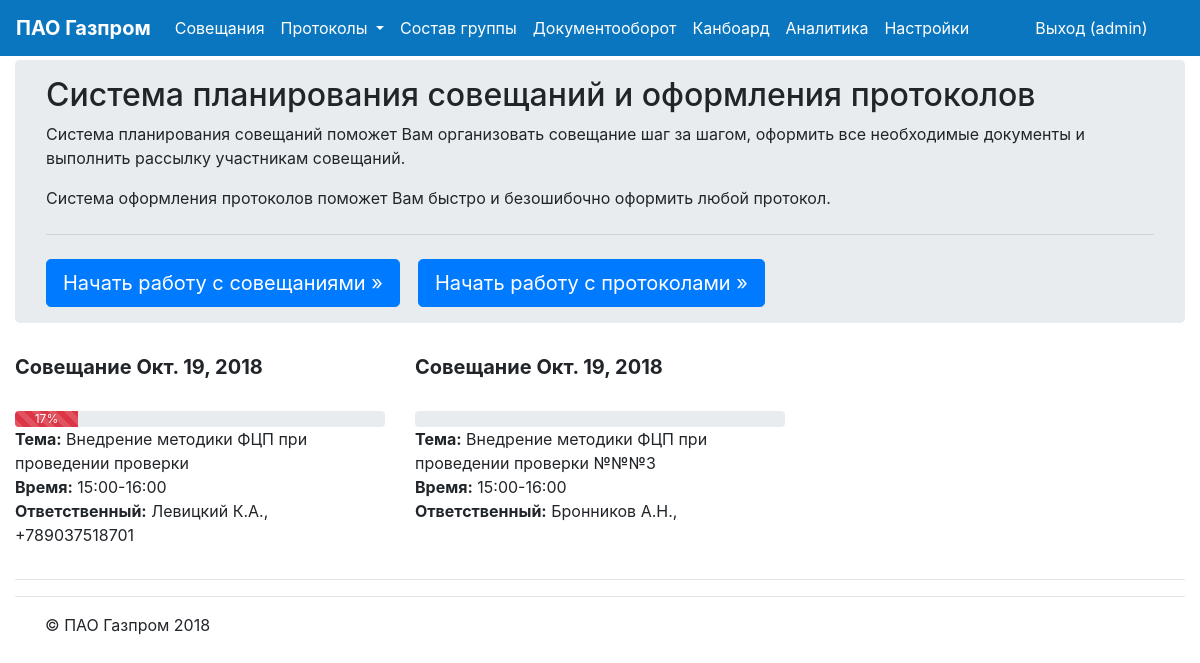
The app's page / (signed in) with its own data.
### meetings/models.py (models this page shows, shortened)
class Meeting(models.Model):
    meet_type = models.CharField(max_length=1, choices=MEETING_TYPE_CHOICES, default=mInternal)
    meet_subj = models.CharField(max_length=128, db_index=True)
    meet_date = models.DateField(null=False, default=timezone.now)
    meet_start = models.CharField(max_length=5,null=True)
    meet_end = models.CharField(max_length=5,null=True)
    meet_acc = models.CharField(max_length=64, db_index=True, blank=True)
    meet_tel = models.CharField(max_length=20, blank=True)
    meet_save = models.BooleanField(default=False)
    meet_confident = models.BooleanField(default=False)
    studios = models.ManyToManyField('Studio', through='StudioList')
    class Meta:
        verbose_name = 'Совещание'
        verbose_name_plural = 'Совещания'

### meetings/views.py (the view)
# urls.py: 2. Add a URL to urlpatterns:  path('', Home.as_view(), name='home')
@mb_login(url='login')
def Home(request):
    args={}
    args['meetings'] = Meeting.objects.filter(meet_date__gte=timezone.now()). \
                           annotate(complete=F('check__complete'),
                                    total=F('check__total'),
                                    progress=(F('check__complete') * 100 /F('check__total') )). \
                           order_by('meet_date', '-meet_start')[0:3]
    return render(request,'mb_home.html', args)

### mb_auth/views.py (called while the page is built)
def mb_login(function=None, redirect_field_name=REDIRECT_FIELD_NAME, url=None):
    actual_decorator = user_passes_test(
        lambda u: (u.is_authenticated if settings.MB_AUTH else True),
        login_url=reverse_lazy(url),
        redirect_field_name=redirect_field_name
    )
    if function:
        return actual_decorator(function)
    return actual_decorator

def mb_processor(request):
    args={}
    args['mb_auth']=settings.MB_AUTH
    return args

### templates/mb_home.html
{% extends "mb_main.html" %}
{% load i18n %}
{% block main-content %}
      <div class="jumbotron" style="padding: 1rem;">
        <div class="container">
          <h2 class="display-6">Система планирования совещаний и оформления протоколов</h2>
          <p>Система планирования совещаний поможет Вам организовать совещание шаг за шагом, оформить все необходимые документы и выполнить рассылку участникам совещаний.</p>
          <p>Система оформления протоколов поможет Вам быстро и безошибочно оформить любой протокол.</p>
          <hr class="my-4">
          <a class="btn btn-primary btn-lg" href="{% url 'meetings:table' %}" role="button">Начать работу с совещаниями &raquo;</a> &nbsp;&nbsp;
          <a class="btn btn-primary btn-lg" href="{% url 'protocols:table' %}" role="button">Начать работу с протоколами &raquo;</a>
        </div>
      </div>
{% endblock %}

### templates/mb_main.html (shortened to what this page needs)
{% load staticfiles %}
{% load cache %}
<!DOCTYPE html>
<html>
<head>
    <link rel="stylesheet" type="text/css" href="{% static "css/bootstrap.min.css" %}">
    <link rel="stylesheet" type="text/css" href="{% static "css/bootstrap-datepicker.min.css" %}">
    <link rel="stylesheet" type="text/css" href="{% static "css/bootstrap-timepicker.min.css" %}">
    <link rel="stylesheet" type="text/css"  href="{% static "css/jquery.dataTables.min.css" %}">
    <link rel="stylesheet" href="{% static "fonts/css/all.css" %}">
    <link rel="stylesheet" type="text/css"  href="{% static "appendGrid/jquery-ui.structure.min.css" %}">
    <link rel="stylesheet" type="text/css"  href="{% static "appendGrid/jquery-ui.theme.min.css" %}">
    <link rel="stylesheet" type="text/css"  href="{% static "appendGrid/jquery.appendGrid-1.7.1.min.css" %}">
</head>
<body style="padding-top:60px;">
    <div class="container-fluid">
    <div class="row">
    <div class="col-sm-12">
    <nav class="navbar navbar-expand-md navbar-dark fixed-top" style="background-color: #0a76bf;">
      <a class="navbar-brand" href="{% url 'home' %}"><b>ПАО Газпром</b></a>
      <div class="collapse navbar-collapse" id="navbarLeft">
        <ul class="navbar-nav mr-auto">
          <li class="nav-item active">
            <a class="nav-link" href="{% url 'meetings:table' %}">Совещания <span class="sr-only">(current)</span></a>
          </li>
          <li class="nav-item dropdown active">
            <a class="nav-link dropdown-toggle" data-toggle="dropdown" href="#" role="button" aria-haspopup="true" aria-expanded="false">Протоколы <span class="sr-only">(current)</span></a>
          </li>
          {% include "extmenu.html" %}
        </ul>
        <ul class="navbar-nav mr-left">
          {% if mb_auth %}
              <li class="nav-item active">
            {% if user.is_authenticated %}
                <a class="nav-link" href="{% url "logout" %}">Выход ({{ user.username }})</a>
            {% else %}
                <a class="nav-link" href="{% url "login" %}"><i class="fa fa-torsos"></i>Вход</a>
            {% endif %}
              </li>
          {% endif %}
          {% if user.is_superuser or user.is_staff %}
              <li class="nav-item active">
                <a class="nav-link" href="{% url 'admin:index' %}"><i class="fa fa-cogs"></i></a>
              </li>
          {% endif %}
         </ul>
      </div>
    </nav>
    {% block content %}
    <main role="main">
      {% block main-content %}{% endblock %}
        <div class="row">
          {%  for meeting in meetings %}
              {%  if forloop.counter <= 3 %}
                  <div class="col-md-4">
                    <h5><b>Совещание {{ meeting.meet_date }}</b></h5>
                    <a href="{% url 'meetings:membersdoc' meeting.id %}" target='_blank' data-toggle="tooltip" data-placement="top" title="Формировать список участников" onClick=""><i class="fa fa-users"></i></a>
                    <a href="{% url 'meetings:itemsdoc' meeting.id %}" target='_blank' data-toggle="tooltip" data-placement="top" title="Формировать повестку" onClick=""><i class="fa fa-list"></i></a>
                    <a href="{% url 'meetings:studiosdoc' meeting.id %}" target='_blank' data-toggle="tooltip" data-placement="top" title="Формировать заявку" onClick=""><i class="fa fa-file"></i></a>
                    <a href="{% url 'meetings:checksupd' meeting.id %}" data-toggle="tooltip" data-placement="top" title="Контроль");">
                      <div class="progress">
                          <div class="progress-bar progress-bar-striped {% if meeting.progress < 50 %}bg-danger{% elif meeting.progress < 80 %}bg-warning{% elif meeting.progress < 100 %}bg-info{% else %}bg-success{% endif %}" role="progressbar" style="width: {{ meeting.progress }}%" aria-valuenow="{{ meeting.complete }}" aria-valuemin="0" aria-valuemax="{{ meeting.total }}">{% if meeting.complete %}{{ meeting.progress }}%{% endif %}</div>
                      </div>
                    </a>
                    <p>
                        <b>Тема:</b> {{ meeting.meet_subj }}<br>
                        <b>Время:</b> {{ meeting.meet_start }}-{{ meeting.meet_end }}<br>
                        <b>Ответственный:</b> {{ meeting.meet_acc }}, {{ meeting.meet_tel }}<br>
                    </p>
                  </div>
              {% endif %}
          {% endfor %}
        </div>
        <hr>
    </main>
    {% endblock %}
    <hr class="my-3">
    <footer class="container">
      <p>&copy; ПАО Газпром 2018</p>
    </footer>
    </div>
</body>
</html>

### records on screen
Meeting: meet_date "Окт. 19, 2018", progress "17", meet_subj "Внедрение методики ФЦП при проведении проверки", meet_start "15:00", meet_end "16:00", meet_acc "Левицкий К.А.", meet_tel "+789037518701"
Meeting: meet_date "Окт. 19, 2018", meet_subj "Внедрение методики ФЦП при проведении проверки №№№3", meet_start "15:00", meet_end "16:00", meet_acc "Бронников А.Н."

### other values on screen
{{ user.username }} "admin"
